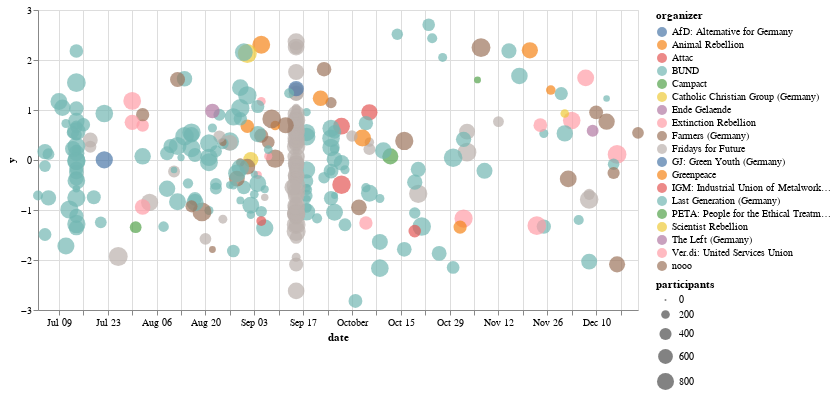

This figure's notebook cell:
### Code cell
organizer_dropdown = alt.binding_select(
    options=sorted(df["organizer"].unique()), name="Organizer "
)
organizer_select = alt.selection_single(
    bind=organizer_dropdown, fields=["organizer"]
)  # , init={'organizer': 'Org A'})

# Create the chart, adding the selection property to the chart configuration
chart = (
    alt.Chart(df)
    .mark_circle()
    .encode(
        x="date:T",  # T: temporal
        y="y:Q",  # Q: quantitative
        color="organizer:N",  # N: nominal
        size="participants:Q",  # Quantitative size encoding
    )
    .add_selection(
        organizer_select  # Adding the selection to the chart
    )
    .transform_filter(
        organizer_select  # Filtering the data based on selection
    )
    .properties(width=600, height=300)
)

chart

### Figure 1 — Vega-Lite specification as saved in the notebook (floating-point values rounded to 4 significant figures; data arrays with more than 128 entries replaced by an {"elided": "..."} marker saying what was removed)
{"config": {"view": {"continuousWidth": 300, "continuousHeight": 300}}, "data": {"name": "data-fa2e7b690f2a70e8457a02674c26d7ce"}, "mark": {"type": "circle"}, "encoding": {"color": {"field": "organizer", "type": "nominal"}, "size": {"field": "participants", "type": "quantitative"}, "x": {"field": "date", "type": "temporal"}, "y": {"field": "y", "type": "quantitative"}}, "height": 300, "params": [{"name": "param_4", "select": {"type": "point", "fields": ["organizer"]}, "bind": {"input": "select", "options": ["AfD: Alternative for Germany", "Animal Rebellion", "Attac", "BUND", "Campact", "Catholic Christian Group (Germany)", "Ende Gelaende", "Extinction Rebellion", "Farmers (Germany)", "Fridays for Future", "GJ: Green Youth (Germany)", "Greenpeace", "IGM: Industrial Union of Metalworkers", "Last Generation (Germany)", "PETA: People for the Ethical Treatment of Animals", "Scientist Rebellion", "The Left (Germany)", "Ver.di: United Services Union", "nooo"], "name": "Organizer "}}], "transform": [{"filter": {"param": "param_4"}}], "width": 600, "$schema": "https://vega.github.io/schema/vega-lite/v5.17.0.json", "datasets": {"data-fa2e7b690f2a70e8457a02674c26d7ce": {"elided": "310 records"}}}
